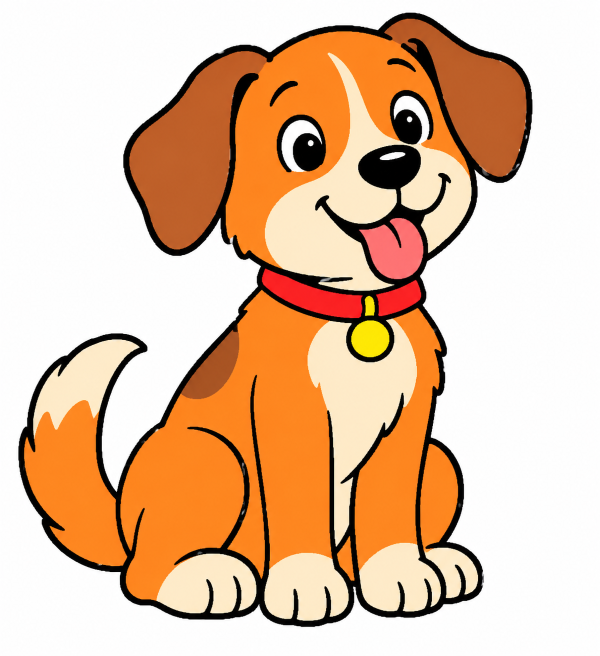
#> input picture assets/dog-reference.png, 1199 x 1312 px (shown at 1/2 size)
$ python pixel_map.py
#> lines starting #> are read from the running program, lines starting #| are printed output that depends on the picture
"""Build a complete RGB pixel map from an image, without tracing or Paint.

Every map cell owns one RGB color (including white). The source is fitted
inside the requested resolution without stretching; padding is pure white.
"""
import argparse
import json
from collections import Counter
from pathlib import Path

import cv2
import numpy as np


# Standard 16-color Windows/Paint-style palette. This is an explicit
# approximation of available basic swatches, not a UI calibration.
PAINT_16_RGB = np.array([
    (0, 0, 0), (128, 0, 0), (0, 128, 0), (128, 128, 0),
    (0, 0, 128), (128, 0, 128), (0, 128, 128), (192, 192, 192),
    (128, 128, 128), (255, 0, 0), (0, 255, 0), (255, 255, 0),
    (0, 0, 255), (255, 0, 255), (0, 255, 255), (255, 255, 255),
], dtype=np.uint8)


# [260 lines left out: functions export_paint_palette_preview, export_seven_color_preview, compare_palette_sizes, map_sixteen_to_paint, export_paint_plan_16, not called in this run]


def build_pixel_map(source, output, width=500, height=547, grid_scale=4, paint_palette_16=False, palette_7=False, compare_palettes=False, map_paint_16=False, paint_plan_16=False):
#> called with source = 'assets/dog-reference.png', output = 'output/pixel-map/pixel-map.json', width = 500, height = 547, grid_scale = 4, paint_palette_16 = False, palette_7 = False, compare_palettes = False
    if width < 1 or height < 1 or grid_scale < 1:
        raise ValueError('Dimensions and grid scale must be positive')
    source = Path(source)
    output = Path(output)
    image = cv2.imread(str(source), cv2.IMREAD_COLOR)
#> image is the input picture: shape (1312, 1199, 3); mean B, G, R 161.9, 191.1, 226.7
    if image is None:
        raise ValueError(f'Cannot read source image: {source}')
    src_h, src_w = image.shape[:2]
#> src_h = 1312; src_w = 1199
    original_rgb = cv2.cvtColor(image, cv2.COLOR_BGR2RGB)
    original_counts = Counter(tuple(map(int, pixel)) for pixel in original_rgb.reshape(-1, 3))
#> original_counts = 46099 items
    print(f'ORIGINAL source: {src_w}x{src_h}; unique RGB colors: {len(original_counts)}')
#| ORIGINAL source: 1199x1312; unique RGB colors: 46099
    for color, count in original_counts.most_common(24):
        print(f'  #{color[0]:02X}{color[1]:02X}{color[2]:02X}: {count:,} pixels')
#> this loop made 24 passes
#> (color, count) on passes 1 to 12: ((254, 254, 254), 384838), ((253, 253, 253), 211318), ((254, 253, 253), 64930), ((254, 134, 31), 30799), ((0, 0, 0), 30483), ((253, 254, 254), 30028), ((255, 255, 255), 23696), ((254, 234, 200), 23238), ((254, 135, 32), 21613), ((253, 134, 31), 21480), ((254, 134, 32), 20166), ((254, 133, 31), 19515)
#|   #FEFEFE: 384,838 pixels
#|   #FDFDFD: 211,318 pixels
#|   #FEFDFD: 64,930 pixels
#|   #FE861F: 30,799 pixels
#|   #000000: 30,483 pixels
#|   #FDFEFE: 30,028 pixels
#|   #FFFFFF: 23,696 pixels
#|   #FEEAC8: 23,238 pixels
#> (further printed lines are left out)
    if len(original_counts) > 24:
        print(f'  ... {len(original_counts) - 24} additional colors')
#> (printed output is left out)
    factor = min(width / src_w, height / src_h)
#> factor = 0.417
    dest_w = max(1, min(width, round(src_w * factor)))
#> dest_w = 500
    dest_h = max(1, min(height, round(src_h * factor)))
#> dest_h = 547
    interpolation = cv2.INTER_AREA if factor < 1 else cv2.INTER_LINEAR
#> interpolation = 3
    resized = cv2.resize(image, (dest_w, dest_h), interpolation=interpolation)
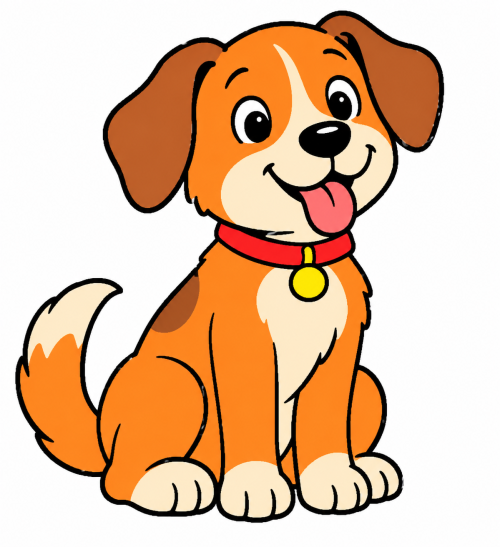
#> resized: shape (547, 500, 3); mean B, G, R 161.9, 191.1, 226.7
    canvas = np.full((height, width, 3), 255, dtype=np.uint8)
    x0, y0 = (width - dest_w) // 2, (height - dest_h) // 2
#> x0 = 0; y0 = 0
    canvas[y0:y0 + dest_h, x0:x0 + dest_w] = resized
    rgb = cv2.cvtColor(canvas, cv2.COLOR_BGR2RGB)
    if paint_plan_16:
        export_paint_plan_16(rgb, output)
    if map_paint_16:
        map_sixteen_to_paint(rgb, output)
    if compare_palettes:
        compare_palette_sizes(rgb, output)
    if palette_7:
        export_seven_color_preview(rgb, output, grid_scale)
    if paint_palette_16:
        export_paint_palette_preview(rgb, output, grid_scale)
    # Each entry is an explicit 6-digit RGB value. White is #FFFFFF.
    rows = [['#%02X%02X%02X' % tuple(int(c) for c in pixel)
             for pixel in row] for row in rgb]
#> rows = 547 items
    payload = {
        'format': 'drawbuddy-rgb-pixel-map-v1',
        'width': width, 'height': height,
        'source': str(source).replace('\\', '/'),
        'source_width': src_w, 'source_height': src_h,
        'content_box': {'x': x0, 'y': y0, 'width': dest_w, 'height': dest_h},
        'pixels': rows,
    }
    output.parent.mkdir(parents=True, exist_ok=True)
    output.write_text(json.dumps(payload, ensure_ascii=False,
                                 separators=(',', ':')), encoding='utf-8')
    preview = output.with_suffix('.png')
    cv2.imwrite(str(preview), canvas)
    if grid_scale > 1:
        # Preview only: nearest-neighbor enlargement keeps each cell intact.
        enlarged = cv2.resize(canvas, (width * grid_scale, height * grid_scale),
                              interpolation=cv2.INTER_NEAREST)
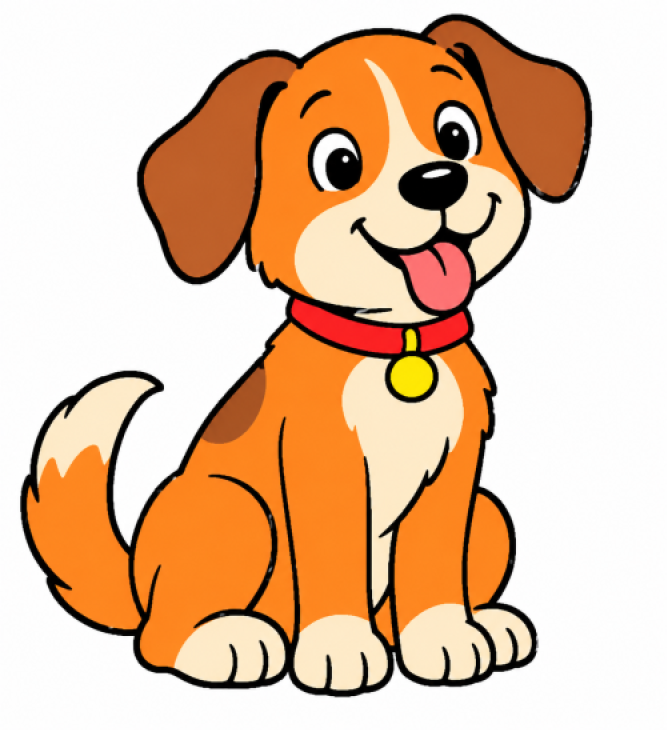
#> enlarged: shape (2188, 2000, 3) (shown at 1/3 size); mean B, G, R 161.9, 191.1, 226.7
        grid_color = (195, 195, 195)
        for x in range(0, width * grid_scale, grid_scale):
            enlarged[:, x] = grid_color
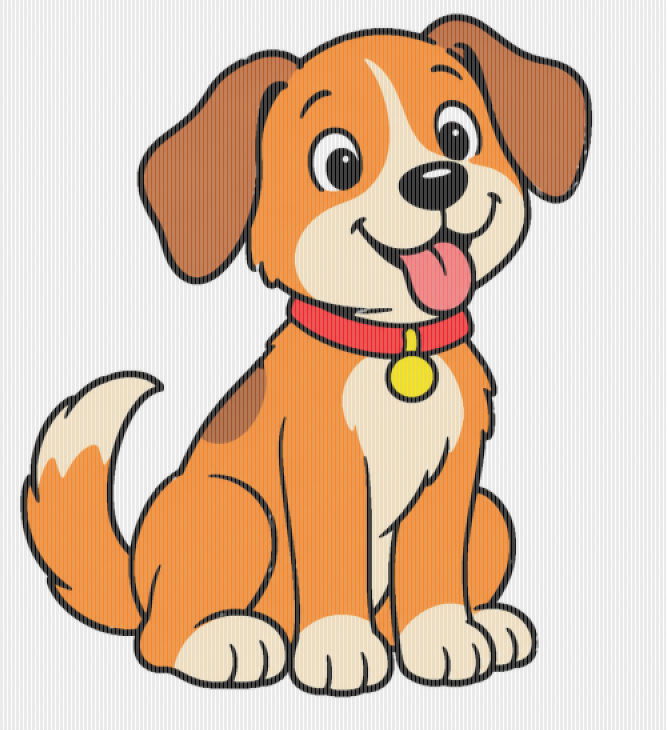
#> enlarged: shape (2188, 2000, 3) (shown at 1/3 size); mean B, G, R 170.2, 192, 218.8
        for y in range(0, height * grid_scale, grid_scale):
            enlarged[y, :] = grid_color
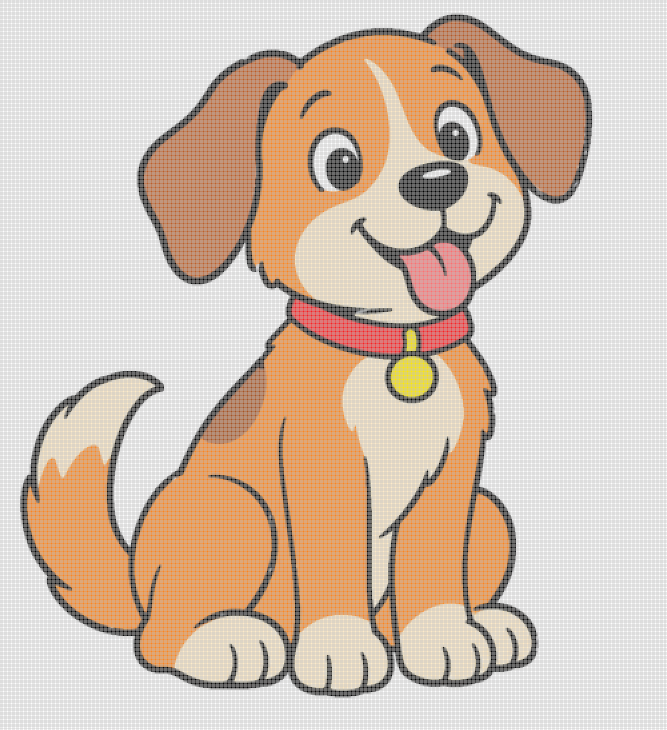
#> enlarged: shape (2188, 2000, 3) (shown at 1/3 size); mean B, G, R 176.4, 192.8, 212.8
        cv2.imwrite(str(output.with_name(output.stem + '-grid.png')), enlarged)
    print(f'Pixel map: {width}x{height} = {width * height:,} RGB cells')
    print(f'Source: {src_w}x{src_h}; fitted: {dest_w}x{dest_h}; origin: ({x0},{y0})')
#| Source: 1199x1312; fitted: 500x547; origin: (0,0)
    print(f'JSON: {output}')
    print(f'Image: {preview}')


# [154 lines left out: function analyze_continuous_paths, not called in this run]

def main():
    parser = argparse.ArgumentParser(description='Build a full-color pixel map')
    parser.add_argument('source', nargs='?', default='assets/dog-reference.png')
    parser.add_argument('--output', default='output/pixel-map/pixel-map.json')
    parser.add_argument('--width', type=int, default=500)
    parser.add_argument('--height', type=int, default=547)
    parser.add_argument('--grid-scale', type=int, default=4)
    parser.add_argument('--paint-palette-16', action='store_true',
                        help='Export comparison using 16 fixed Paint-style colors')
    parser.add_argument('--palette-7', action='store_true',
                        help='Generate an image and indexed pixel map with 7 computed colors')
    parser.add_argument('--compare-palettes', action='store_true',
                        help='Compare 4, 6, 8, 12, 16 color palettes with error metrics')
    parser.add_argument('--map-paint-16', action='store_true',
                        help='Export faithful 16-color preview and Paint color requirements')
    parser.add_argument('--paint-plan-16', action='store_true',
                        help='Export grouped 1px horizontal strokes for 16 image colors')
    parser.add_argument('--analyze-continuous', action='store_true',
                        help='Analyze continuous same-color paths from an existing 16-color Paint plan (no Paint)')
    args = parser.parse_args()
    if args.analyze_continuous:
        analyze_continuous_paths('output/pixel-map/pixel-map-paint-plan16.json')
        return
    build_pixel_map(args.source, args.output, args.width, args.height,
                    args.grid_scale, args.paint_palette_16, args.palette_7,
                    args.compare_palettes, args.map_paint_16,
                    args.paint_plan_16)


if __name__ == '__main__':
    main()

$ run again, with assets/house-reference.png copied over assets/dog-reference.png
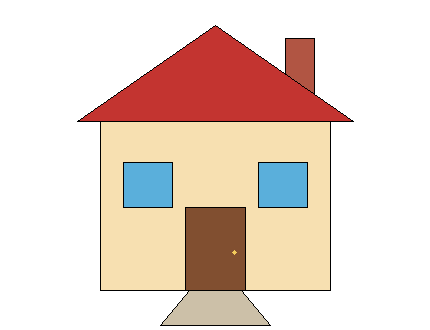
#> input picture assets/house-reference.png, 430 x 330 px
#> in build_pixel_map, image is the input picture: shape (330, 430, 3); mean B, G, R 205.2, 215.4, 233.4
#> original_counts = 9 items
#| ORIGINAL source: 430x330; unique RGB colors: 9
#> the loop in build_pixel_map, `for color, count in original_counts.most_common(24):` made 9 passes
#> (color, count) on passes 1 to 8: ((255, 255, 255), 85064), ((247, 224, 177), 28809), ((195, 52, 48), 12973), ((129, 79, 48), 4825), ((90, 175, 219), 4224), ((204, 192, 168), 2720), ((0, 0, 0), 2019), ((177, 85, 67), 1253)
#> (printed output is left out)
#> in build_pixel_map, `canvas[y0:y0 + dest_h, x0:x0 + dest_w] = resized`:
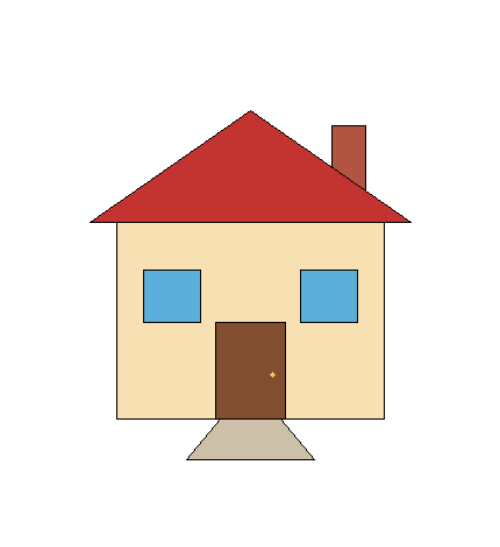
#> canvas: shape (547, 500, 3); mean B, G, R 220, 227.2, 239.8
#> rows = 547 items
#> after the loop in build_pixel_map, `for y in range(0, height * grid_scale, grid_scale):`:
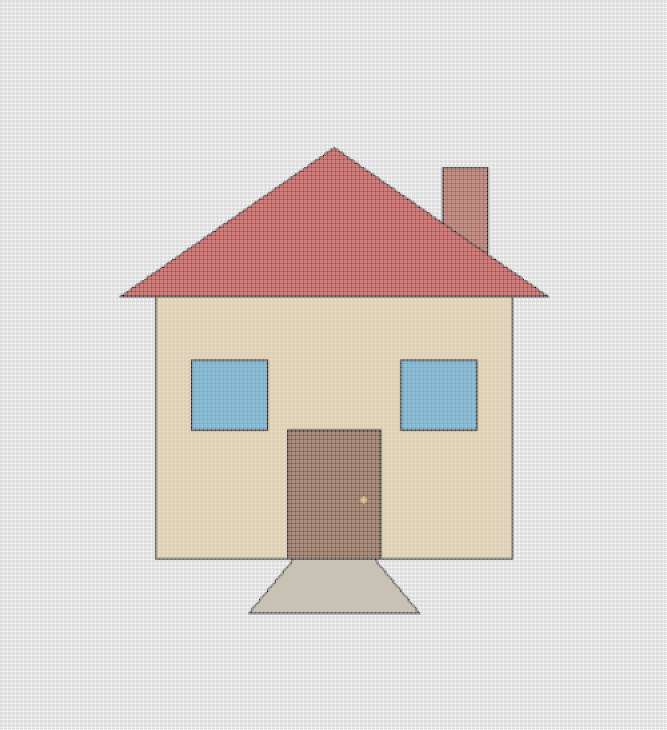
#> enlarged: shape (2188, 2000, 3) (shown at 1/3 size); mean B, G, R 209.1, 213.1, 220.2
#| Source: 430x330; fitted: 500x384; origin: (0,81)
